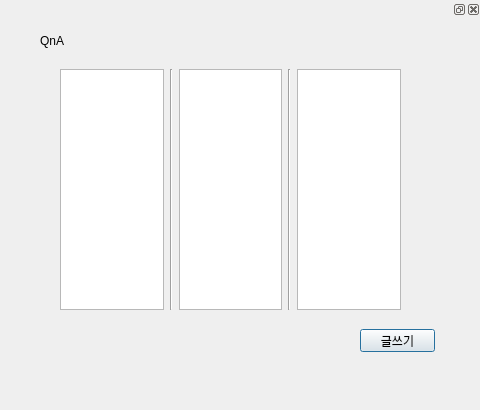
<?xml version="1.0" encoding="UTF-8"?>
<ui version="4.0">
 <class>Dialog</class>
 <widget class="QDialog" name="Dialog">
  <property name="geometry">
   <rect>
    <x>0</x>
    <y>0</y>
    <width>480</width>
    <height>410</height>
   </rect>
  </property>
  <property name="windowTitle">
   <string>Dialog</string>
  </property>
  <widget class="QDockWidget" name="QNA">
   <property name="geometry">
    <rect>
     <x>0</x>
     <y>0</y>
     <width>481</width>
     <height>411</height>
    </rect>
   </property>
   <widget class="QWidget" name="dockWidgetContents">
    <widget class="QPushButton" name="btn_QNAWrite">
     <property name="geometry">
      <rect>
       <x>360</x>
       <y>310</y>
       <width>75</width>
       <height>23</height>
      </rect>
     </property>
     <property name="text">
      <string>글쓰기</string>
     </property>
    </widget>
    <widget class="QLabel" name="label_QnA">
     <property name="geometry">
      <rect>
       <x>40</x>
       <y>12</y>
       <width>56</width>
       <height>20</height>
      </rect>
     </property>
     <property name="text">
      <string>QnA</string>
     </property>
    </widget>
    <widget class="QWidget" name="horizontalLayoutWidget">
     <property name="geometry">
      <rect>
       <x>60</x>
       <y>50</y>
       <width>341</width>
       <height>241</height>
      </rect>
     </property>
     <layout class="QHBoxLayout" name="horizontalLayout">
      <item>
       <widget class="QListView" name="View_QnANumber"/>
      </item>
      <item>
       <widget class="Line" name="line">
        <property name="orientation">
         <enum>Qt::Vertical</enum>
        </property>
       </widget>
      </item>
      <item>
       <widget class="QListView" name="View_WriterId"/>
      </item>
      <item>
       <widget class="Line" name="line_2">
        <property name="orientation">
         <enum>Qt::Vertical</enum>
        </property>
       </widget>
      </item>
      <item>
       <widget class="QListView" name="View_QnATitle"/>
      </item>
     </layout>
    </widget>
   </widget>
  </widget>
 </widget>
 <resources/>
 <connections/>
</ui>
